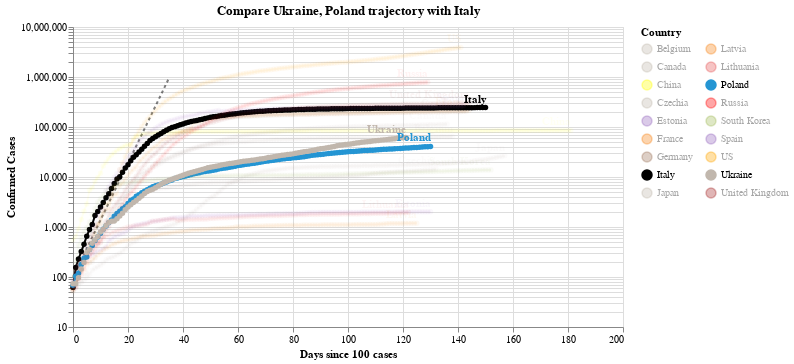

The notebook cell this image was saved under:
### Code cell
#hide_input
chart2 = make_since_chart(dff2, ['Ukraine', 'Poland'], baseline_countries)
chart2

### Figure 1 — Vega-Lite specification as saved in the notebook (floating-point values rounded to 4 significant figures; data arrays with more than 128 entries replaced by an {"elided": "..."} marker saying what was removed)
{"config": {"view": {"continuousWidth": 400, "continuousHeight": 300}}, "layer": [{"data": {"name": "data-628230001892d6798b50651be41d1b3e"}, "mark": {"type": "line", "color": "black", "opacity": 0.5, "strokeDash": [3, 3]}, "encoding": {"x": {"type": "quantitative", "field": "Days since 100 cases"}, "y": {"type": "quantitative", "field": "Confirmed Cases"}}}, {"data": {"name": "data-c060b397ea578c49edf20be1935c556a"}, "mark": {"type": "line", "point": true}, "encoding": {"color": {"type": "nominal", "field": "Country", "legend": {"columns": 2}, "scale": {"domain": ["Belgium", "Canada", "China", "Czechia", "Estonia", "France", "Germany", "Italy", "Japan", "Latvia", "Lithuania", "Poland", "Russia", "South Korea", "Spain", "US", "Ukraine", "United Kingdom"], "range": ["#C1B7AD", "#C1B7AD", "yellow", "#C1B7AD", "#9467bd", "#F58518", "#9D755D", "black", "#C1B7AD", "#F58518", "#E45756", "#2495D3", "red", "#A1BA59", "#9467bd", "orange", "#C1B7AD", "brown"]}}, "opacity": {"condition": {"value": 1, "selection": "selector003"}, "value": 0.05}, "tooltip": [{"type": "nominal", "field": "Country"}, {"type": "temporal", "field": "Date"}, {"type": "quantitative", "field": "Confirmed Cases"}, {"type": "quantitative", "field": "Days since 100 cases"}], "x": {"type": "quantitative", "field": "Days since 100 cases"}, "y": {"type": "quantitative", "field": "Confirmed Cases", "scale": {"type": "log"}}}, "selection": {"selector003": {"type": "multi", "fields": ["Country"], "bind": "legend", "init": [{"Country": "Ukraine"}, {"Country": "Poland"}, {"Country": "Italy"}]}}, "width": 550}, {"data": {"name": "data-c060b397ea578c49edf20be1935c556a"}, "mark": {"type": "text", "align": "right", "dy": -8, "fontWeight": "bold"}, "encoding": {"color": {"type": "nominal", "field": "Country", "legend": {"columns": 2}, "scale": {"domain": ["Belgium", "Canada", "China", "Czechia", "Estonia", "France", "Germany", "Italy", "Japan", "Latvia", "Lithuania", "Poland", "Russia", "South Korea", "Spain", "US", "Ukraine", "United Kingdom"], "range": ["#C1B7AD", "#C1B7AD", "yellow", "#C1B7AD", "#9467bd", "#F58518", "#9D755D", "black", "#C1B7AD", "#F58518", "#E45756", "#2495D3", "red", "#A1BA59", "#9467bd", "orange", "#C1B7AD", "brown"]}}, "opacity": {"condition": {"value": 1, "selection": "selector003"}, "value": 0.05}, "text": {"type": "nominal", "field": "Country"}, "tooltip": [{"type": "nominal", "field": "Country"}, {"type": "temporal", "field": "Date"}, {"type": "quantitative", "field": "Confirmed Cases"}, {"type": "quantitative", "field": "Days since 100 cases"}], "x": {"type": "quantitative", "field": "Days since 100 cases"}, "y": {"type": "quantitative", "field": "Confirmed Cases", "scale": {"type": "log"}}}, "transform": [{"filter": "(datum['Date'] >= 1595289600000)"}], "width": 550}], "title": "Compare Ukraine, Poland trajectory with Italy", "$schema": "https://vega.github.io/schema/vega-lite/v4.0.2.json", "datasets": {"data-628230001892d6798b50651be41d1b3e": [{"Days since 100 cases": 0, "Confirmed Cases": 100.0}, {"Days since 100 cases": 1, "Confirmed Cases": 130.0}, {"Days since 100 cases": 2, "Confirmed Cases": 169.0}, {"Days since 100 cases": 3, "Confirmed Cases": 219.7}, {"Days since 100 cases": 4, "Confirmed Cases": 285.6}, {"Days since 100 cases": 5, "Confirmed Cases": 371.3}, {"Days since 100 cases": 6, "Confirmed Cases": 482.7}, {"Days since 100 cases": 7, "Confirmed Cases": 627.5}, {"Days since 100 cases": 8, "Confirmed Cases": 815.7}, {"Days since 100 cases": 9, "Confirmed Cases": 1060.0}, {"Days since 100 cases": 10, "Confirmed Cases": 1379.0}, {"Days since 100 cases": 11, "Confirmed Cases": 1792.0}, {"Days since 100 cases": 12, "Confirmed Cases": 2330.0}, {"Days since 100 cases": 13, "Confirmed Cases": 3029.0}, {"Days since 100 cases": 14, "Confirmed Cases": 3937.0}, {"Days since 100 cases": 15, "Confirmed Cases": 5119.0}, {"Days since 100 cases": 16, "Confirmed Cases": 6654.0}, {"Days since 100 cases": 17, "Confirmed Cases": 8650.0}, {"Days since 100 cases": 18, "Confirmed Cases": 11250.0}, {"Days since 100 cases": 19, "Confirmed Cases": 14620.0}, {"Days since 100 cases": 20, "Confirmed Cases": 19000.0}, {"Days since 100 cases": 21, "Confirmed Cases": 24710.0}, {"Days since 100 cases": 22, "Confirmed Cases": 32120.0}, {"Days since 100 cases": 23, "Confirmed Cases": 41750.0}, {"Days since 100 cases": 24, "Confirmed Cases": 54280.0}, {"Days since 100 cases": 25, "Confirmed Cases": 70560.0}, {"Days since 100 cases": 26, "Confirmed Cases": 91730.0}, {"Days since 100 cases": 27, "Confirmed Cases": 119300.0}, {"Days since 100 cases": 28, "Confirmed Cases": 155000.0}, {"Days since 100 cases": 29, "Confirmed Cases": 201500.0}, {"Days since 100 cases": 30, "Confirmed Cases": 262000.0}, {"Days since 100 cases": 31, "Confirmed Cases": 340600.0}, {"Days since 100 cases": 32, "Confirmed Cases": 442800.0}, {"Days since 100 cases": 33, "Confirmed Cases": 575600.0}, {"Days since 100 cases": 34, "Confirmed Cases": 748300.0}, {"Days since 100 cases": 35, "Confirmed Cases": 972800.0}], "data-c060b397ea578c49edf20be1935c556a": {"elided": "2535 records"}}}
